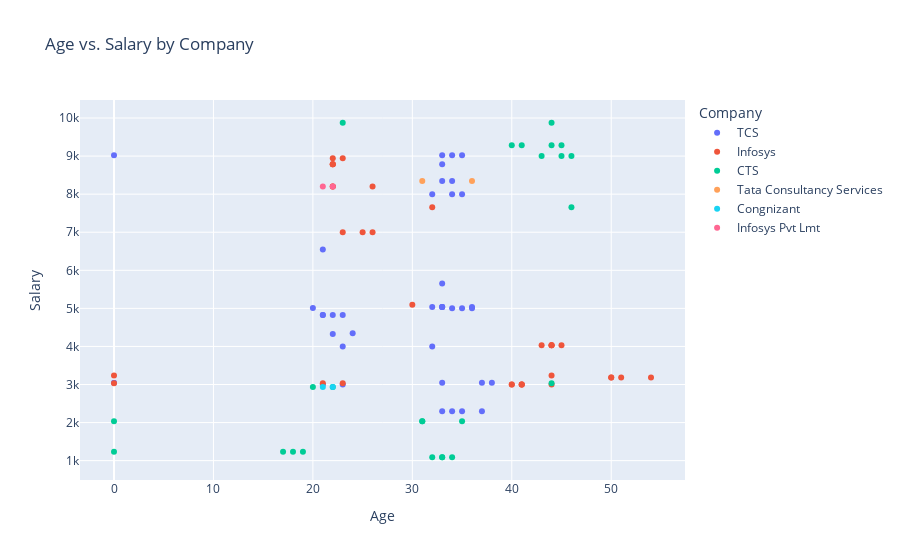

Notebook cell for this chart:
### Code cell
fig = px.scatter(
    df,
    x="Age",
    y="Salary",
    color="Company",
    title="Age vs. Salary by Company",
    labels={"AGE": "Age", "SALARY": "Salary"},
    hover_data=["Place"],
)

fig.show()

### Figure 1 — Plotly figure (JSON) as saved in the notebook; plotly's stock layout.template omitted (floating-point values rounded to 4 significant figures)
{"data": [{"customdata": [["Chennai"], ["Calcutta"], ["Mumbai"], ["Chennai"], ["Calcutta"], ["Delhi"], ["Cochin"], ["Chennai"], ["Calcutta"], ["Mumbai"], ["Chennai"], ["Calcutta"], [null], [null], ["Noida"], ["Calcutta"], ["Calcutta"], [null], ["Noida"], ["Delhi"], ["Mumbai"], ["Noida"], ["Calcutta"], ["Calcutta"], ["Cochin"], ["Mumbai"], ["Calcutta"], ["Mumbai"], ["Noida"], ["Calcutta"], ["Nagpur"], ["Mumbai"], ["Chennai"], ["Mumbai"], ["Delhi"], ["Calcutta"], ["Mumbai"], ["Delhi"], ["Mumbai"], ["Chennai"], ["Mumbai"], ["Delhi"], ["Cochin"], ["Mumbai"], [null], [null], [null], ["Hyderabad"], ["Mumbai"], ["Cochin"], ["Calcutta"], ["Calcutta"], ["Mumbai"]], "hovertemplate": "Company=TCS<br>Age=%{x}<br>Salary=%{y}<br>Place=%{customdata[0]}<extra></extra>", "legendgroup": "TCS", "marker": {"color": "#636efa", "symbol": "circle"}, "mode": "markers", "name": "TCS", "orientation": "v", "showlegend": true, "type": "scatter", "x": [20, 35, 23, null, 34, 23, 34, 22, 37, 21, null, 34, 36, 35, 32, 34, 24, null, 35, 35, 21, 38, 23, null, 32, 34, 24, 37, 32, null, 32, 21, 36, 21, 0, 22, null, 33, 33, 0, 33, 33, 22, null, 33, 33, 20, 33, 21, null, 33, 33, 33], "xaxis": "x", "y": [null, 2300, 4000, 6000, 8000, 3000, 5000, null, 3045, 4824, 7084, 8345, 5034, 9024, null, 2300, 4345, 6000, 8000, 5000, 6544, 3045, 4824, 7084, 5034, 9024, null, 2300, 4000, 6000, 8000, 3000, 5000, null, 3045, 4824, 7084, 8345, 5034, 9024, null, 2300, 4324, 5555, 8787, 5654, 5009, 3045, 4824, 7084, 5034, 9024, 5034], "yaxis": "y"}, {"customdata": [["Mumbai"], ["Delhi"], ["Calcutta"], ["Mumbai"], ["Calcutta"], ["Podicherry"], ["Mumbai"], ["Delhi"], ["Cochin"], ["Mumbai"], ["Calcutta"], [null], ["Mumbai"], [null], [null], ["Chennai"], ["Calcutta"], ["Cochin"], ["Hyderabad"], ["Mumbai"], ["Mumbai"], ["Delhi"], ["Cochin"], ["Hyderabad"], ["Bhopal"], ["Delhi"], ["Calcutta"], ["Calcutta"], ["Mumbai"], ["Chennai"], ["Calcutta"], ["Delhi"], ["Cochin"], ["Mumbai"], ["Chennai"], ["Calcutta"], ["Mumbai"], ["Calcutta"], ["Noida"], ["Calcutta"], ["Mumbai"], ["Hyderabad"], ["Calcutta"], ["Delhi"], ["Cochin"]], "hovertemplate": "Company=Infosys<br>Age=%{x}<br>Salary=%{y}<br>Place=%{customdata[0]}<extra></extra>", "legendgroup": "Infosys", "marker": {"color": "#EF553B", "symbol": "circle"}, "mode": "markers", "name": "Infosys", "orientation": "v", "showlegend": true, "type": "scatter", "x": [30, 40, null, 23, 40, 23, 32, 50, null, 23, 45, 26, 41, null, 25, 41, 21, 32, 51, null, 43, 34, 44, null, 26, 41, 0, 34, 54, null, 22, 44, 22, 0, null, 22, 44, 22, 30, 50, null, 44, 22, 44, 22], "xaxis": "x", "y": [null, 3000, 5000, 7000, 3000, 3030, null, 3184, 5835, 8943, 4034, 8202, 3000, 5000, 7000, 3000, 3030, 7654, 3184, 5835, 4034, null, 3000, 5000, 7000, 3000, 3030, null, 3184, 5835, 8943, 4034, 8202, 3234, 5435, 8787, 3234, 8787, 5098, 3184, 5835, 4034, 8787, 4034, 8202], "yaxis": "y"}, {"customdata": [["Delhi"], ["Mumbai"], ["Calcutta"], ["Chennai"], ["Mumbai"], ["Delhi"], ["Mumbai"], ["Cochin"], ["Chennai"], ["Mumbai"], ["Hyderabad"], ["Calcutta"], ["Mumbai"], ["Mumbai"], ["Cochin"], [null], ["Hyderabad"], ["Calcutta"], ["Pune"], ["Pune"], ["Chennai"], ["Mumbai"], ["Calcutta"], ["Podicherry"], ["Cochin"], ["Podicherry"], ["Mumbai"], ["Calcutta"], [null], [null], ["Noida"], ["Hyderabad"], ["Calcutta"], ["Calcutta"], ["Mumbai"], ["Cochin"]], "hovertemplate": "Company=CTS<br>Age=%{x}<br>Salary=%{y}<br>Place=%{customdata[0]}<extra></extra>", "legendgroup": "CTS", "marker": {"color": "#00cc96", "symbol": "circle"}, "mode": "markers", "name": "CTS", "orientation": "v", "showlegend": true, "type": "scatter", "x": [45, 23, 34, 45, 18, 45, 23, 35, 46, 20, 46, 24, 32, 43, 19, 41, 31, 41, 43, 22, 33, 43, 17, 44, 22, 0, 44, 22, 44, 22, 33, 44, 0, 40, 31, 44], "xaxis": "x", "y": [9000, null, 1089, null, 1234, 9284, 9876, 2034, 7654, 2934, 9000, null, 1089, null, 1234, 9284, 2034, null, 9000, null, 1089, null, 1234, 9284, null, 2034, null, 2934, 9876, null, 1089, null, 1234, 9284, 2034, 3033], "yaxis": "y"}, {"customdata": [[null], ["Mumbai"]], "hovertemplate": "Company=Tata Consultancy Services<br>Age=%{x}<br>Salary=%{y}<br>Place=%{customdata[0]}<extra></extra>", "legendgroup": "Tata Consultancy Services", "marker": {"color": "#FFA15A", "symbol": "circle"}, "mode": "markers", "name": "Tata Consultancy Services", "orientation": "v", "showlegend": true, "type": "scatter", "x": [36, 31], "xaxis": "x", "y": [8345, 8345], "yaxis": "y"}, {"customdata": [["Mumbai"], ["Noida"]], "hovertemplate": "Company=Congnizant<br>Age=%{x}<br>Salary=%{y}<br>Place=%{customdata[0]}<extra></extra>", "legendgroup": "Congnizant", "marker": {"color": "#19d3f3", "symbol": "circle"}, "mode": "markers", "name": "Congnizant", "orientation": "v", "showlegend": true, "type": "scatter", "x": [21, 22], "xaxis": "x", "y": [2934, 2934], "yaxis": "y"}, {"customdata": [["Chennai"], ["Mumbai"]], "hovertemplate": "Company=Infosys Pvt Lmt<br>Age=%{x}<br>Salary=%{y}<br>Place=%{customdata[0]}<extra></extra>", "legendgroup": "Infosys Pvt Lmt", "marker": {"color": "#FF6692", "symbol": "circle"}, "mode": "markers", "name": "Infosys Pvt Lmt", "orientation": "v", "showlegend": true, "type": "scatter", "x": [21, 22], "xaxis": "x", "y": [8202, 8202], "yaxis": "y"}], "layout": {"autosize": true, "legend": {"title": {"text": "Company"}, "tracegroupgap": 0}, "title": {"text": "Age vs. Salary by Company"}, "xaxis": {"anchor": "y", "autorange": true, "domain": [0, 1], "range": [-3.321, 57.32], "title": {"text": "Age"}, "type": "linear"}, "yaxis": {"anchor": "x", "autorange": true, "domain": [0, 1], "range": [363.9, 10600.0], "title": {"text": "Salary"}, "type": "linear"}}}
